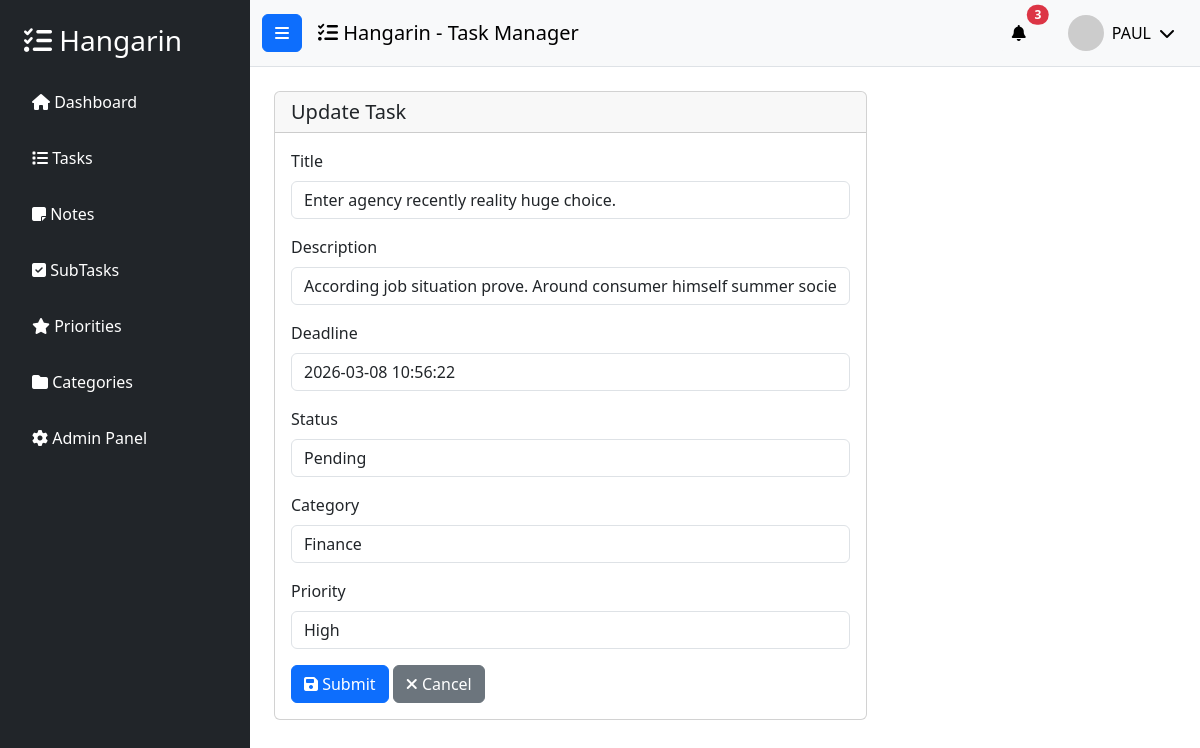
Page /task_list/30/ (signed in) on the earlier database version.
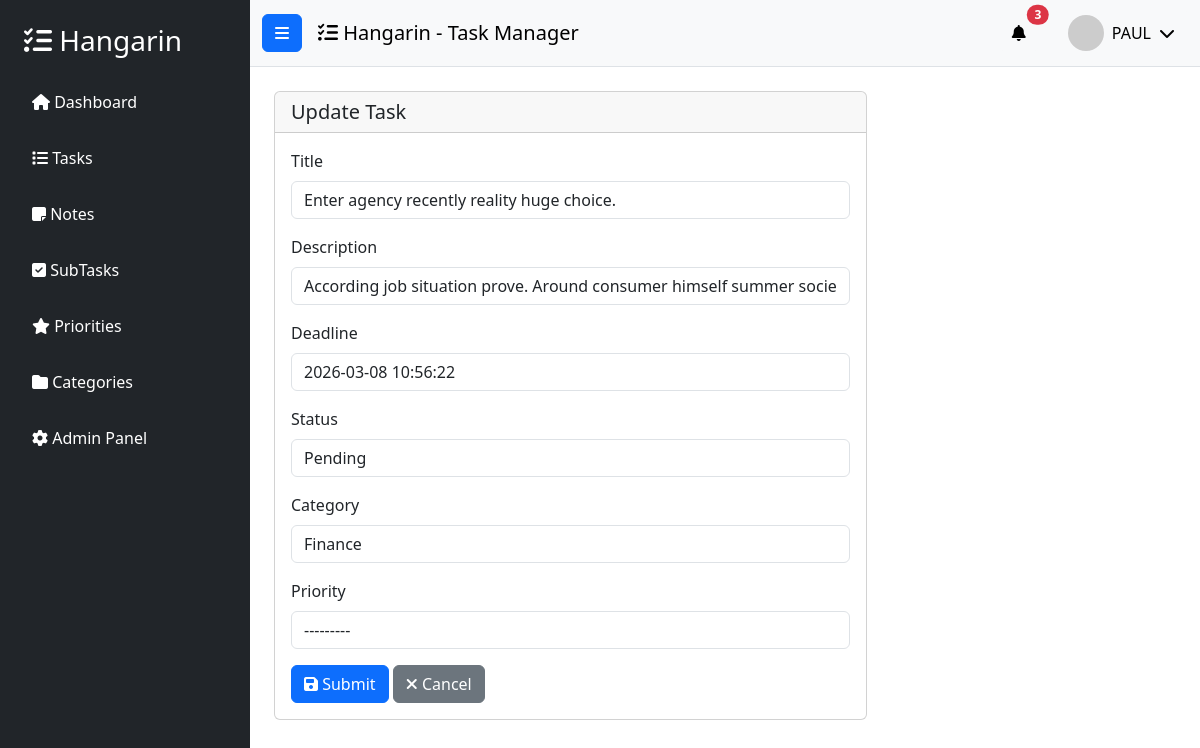
Same page on the later database version.
### tasks/models.py (models this page shows, shortened)
class BaseModel(models.Model):
    created_at = models.DateTimeField(auto_now_add=True)
    updated_at = models.DateTimeField(auto_now=True)
    class Meta:
        abstract = True

class Task(BaseModel):
    title = models.CharField(max_length=255)
    description = models.CharField(max_length=500)
    deadline = models.DateTimeField()
    status = models.CharField(
        max_length=50,
        choices=STATUS_CHOICES,
        default="Pending",
    )
    category = models.ForeignKey(
        Category,
        on_delete=models.SET_NULL,
        null=True,
        blank=True,
        related_name="tasks",
    )
    priority = models.ForeignKey(
        Priority,
        on_delete=models.SET_NULL,
        null=True,
        blank=True,
        related_name="tasks",
    )
    class Meta:
        verbose_name = "Task"
        verbose_name_plural = "Tasks"

### tasks/views.py (the view)
# urls.py: path('task_list/<pk>/', views.TaskUpdateView.as_view(), name='task-update'),
class TaskUpdateView(LoginRequiredMixin, UpdateView):
    model = Task
    form_class = TaskForm
    template_name = 'task_form.html'
    success_url = reverse_lazy('task-list')
    login_url = '/accounts/login/'

### tasks/forms.py
class TaskForm(ModelForm):
    class Meta:
        model = Task
        fields = "__all__"

### tasks/models.py (called while the page is built)
    def __str__(self):
        return self.name

    def __str__(self):
        return self.name

### templates/task_form.html (shortened to what this page needs)
{% extends 'base.html' %}
{% load static %}
{% block content %}
<div class="row">
    <div class="col-md-8">
        <div class="card">
            <div class="card-header">
                <h5 class="card-title mb-0">
                    {% if object %}Update Task{% else %}Add New Task{% endif %}
                </h5>
            </div>
            <div class="card-body">
                <form method="post" novalidate>
                    {% include 'includes/form.html' %}
                    <div class="mt-3">
                        <button type="submit" class="btn btn-primary">
                            <i class="fas fa-save"></i> Submit
                        </button>
                        <a href="{% url 'task-list' %}" class="btn btn-secondary">
                            <i class="fas fa-times"></i> Cancel
                        </a>
                    </div>
                </form>
            </div>
        </div>
    </div>
</div>
{% endblock %}

### templates/includes/form.html (shortened to what this page needs)
{% load widget_tweaks %}
{% for field in form %}
<div class="field item form-group mb-3">
    <label class="form-label">{{ field.label }}</label>
    {% render_field field class="form-control" %}
</div>
{% endfor %}

Differences in the rows shown:
changed Task "Enter agency recently reality huge choice.": priority "High" → "---------"
